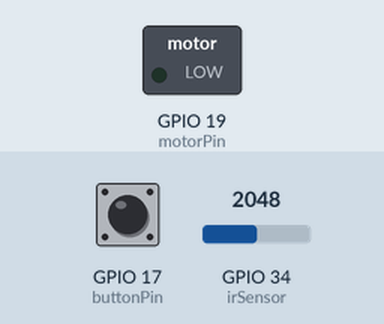
The sketch below on a simulated ESP32. Shown: switched loads named in the sketch (green lamp = pin HIGH). The inputs (shaded band) are chosen by the test bench; at power-on: GPIO 17 (buttonPin) HIGH, GPIO 34 (irSensor) = 2048. WiFi joins after 1.5 s; servers stay silent unless stated; uploads are accepted with an empty reply; what the sketch prints to the serial monitor is not drawn.

Above: at 0.1 s.
At 2.2 s:
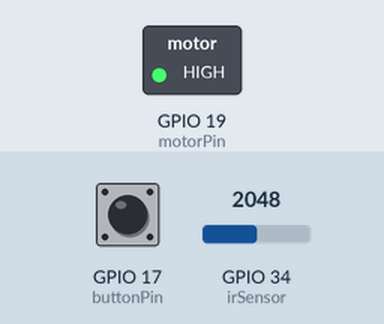
Timing chart, 0 to 3.9 s (numbered marks = the images above):
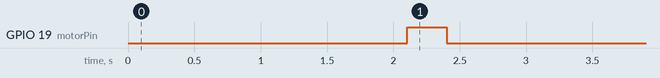

The sketch:

Dispenser_with_WiFi.ino
```cpp
const int motorPin = 19;
const int irSensor = 34;
const int buttonPin = 17;

const String companyId = "Fj7JOWRl8OFoUKNPzLPU";
const String dispenserId = "23456789";

#include <WiFi.h>
#include <HTTPClient.h>
#include <ArduinoJson.h>

// Insert WiFi name and password
const char* ssid = "";
const char* password = "";

// This buffer stores reset/usage data regarding the dispenser.
// It functions as a queue data structure, with the API of the oldest usage sent before the data of newer usages. (First in, first out principle)
String buffer[1000];

// APIcounter stores the position of the current API request
int APIcounter = 0;
// packetCounter stores the position of the spot that will be used for the incoming LoRa packet
int packetCounter = 0;

TaskHandle_t Task1;
TaskHandle_t Task2;

// Function is to reset the buffer after it is used
void resetBuffer() {
  buffer[APIcounter] = "";

  if (APIcounter < 999) {
    APIcounter++;
  } else {
    APIcounter = 0;
  }
}

// Insert info regarding the type of usage (reset/usage) into the buffer array
void setBuffer(String typeOfUsage) {
  if (buffer[packetCounter] == "") {
    buffer[packetCounter] = typeOfUsage;
  }

  if (packetCounter < 999) {
    packetCounter++;
  } else {
    packetCounter = 0;
  }
}

void setup() {
  //initialize Serial Monitor and pins
  Serial.begin(9600);
  pinMode(motorPin, OUTPUT);
  pinMode(irSensor, INPUT);
  pinMode(buttonPin, INPUT_PULLUP);

  // CONNECT TO WIFI
  WiFi.begin(ssid, password);

  while (WiFi.status() != WL_CONNECTED) {
    delay(500);
    Serial.println("Connecting to WiFi..");
  }

  Serial.println("Connected to the WiFi network");

  //create a task that will be executed in the Task1code() function, with priority 1 and executed on core 0
  xTaskCreatePinnedToCore(
                    Task1code,
                    "Task1",
                    10000,
                    NULL,
                    1,
                    &Task1,
                    0);
  delay(500);

  //create a task that will be executed in the Task2code() function, with priority 1 and executed on core 1
  xTaskCreatePinnedToCore(
                    Task2code,
                    "Task2",
                    10000,
                    NULL,
                    1,
                    &Task2,
                    1);
    delay(500);
}


void Task1code( void * pvParameters ){

  // This indicates the number of times the api request has tried and failed. If it exceeds 4, stop trying to send the request, and instead skip to the next request
  int numOfTimesTried = 0;
  while (true) {
  //  If connected to wifi
   if (WiFi.status() == WL_CONNECTED) {
      // If there is an api request in the queue, and the same request has not failed for more than 4 times,
      if (buffer[APIcounter] != "" && numOfTimesTried < 4) {
        Serial.println("Starting api send");

        // Count the amount of time it takes to send the api request
        const int apiStart = millis();
        HTTPClient client;
        char jsonOutput[128];
        String typeOfUsage = buffer[APIcounter];

        // 2 types of API request, usage(when dispenser was used), and reset(when dispenser was reset with the use of the button)
        if (typeOfUsage == "usage") {
          client.begin("https://us-central1-hand-sanitiser-c33d1.cloudfunctions.net/usage/" + companyId + "/" + dispenserId + "/usage");
        } else if (typeOfUsage == "reset") {
          client.begin("https://us-central1-hand-sanitiser-c33d1.cloudfunctions.net/usage/" + companyId + "/" + dispenserId + "/reset");
        }

        int httpCode = client.PATCH(jsonOutput); // Request type is patch (look at API documentation)
         Serial.println("Time that posting API needs to execute: " + String(millis() - apiStart));

        // If API request is successful
        if (httpCode == 200) {
          String payload = client.getString();
          Serial.println("\nStatuscode: " + String(httpCode));
          Serial.println(payload);
          client.end();
          numOfTimesTried = 0;
          resetBuffer();

        } else {
          numOfTimesTried++;
          Serial.println("Error on HTTP request");
          Serial.println("Error Code " + String(httpCode));
        }

        // If the API request has failed for more than 4 times, move on to the next request
      } else if (numOfTimesTried >= 4) {
        numOfTimesTried = 0;
        resetBuffer();
      }

    } else {
        // If connection is lost, attempt to reconnect to network
        Serial.println("Connection lost");
        WiFi.disconnect();
        WiFi.begin(ssid, password);
        delay(3000);

       if (WiFi.status() == WL_CONNECTED) {
        Serial.println("Device reconnected to WiFi");
        }
       }
      delay(100);
    }
  }

void Task2code( void * pvParameters ) {
  while (true) {
    // When reset button is pressed, the value of digitalRead(buttonPin) == 0
    if (digitalRead(buttonPin) == 0) {
      setBuffer("reset");
      Serial.println("Reset button was pressed");
      while(digitalRead(buttonPin) == 0) {}
      delay(500);
    }

    delay(100);

    // Turn on the motor to dispense the hand sanitiser solution
    if (analogRead(irSensor) < 3200) {
      digitalWrite(motorPin, HIGH);
      delay(300);
      digitalWrite(motorPin, LOW);

      setBuffer("usage");

      // If hand is too close, dont dispense again (this is to prevent double dispensing)
      while(analogRead(irSensor) < 3200) {
        Serial.println("Hand is too close");
        Serial.println(analogRead(irSensor));
        delay(100);
      }
      delay(800);
    }
    else {
      digitalWrite(motorPin, LOW);
    }
  }
}

void loop() {
   vTaskDelete(NULL);
}
```
